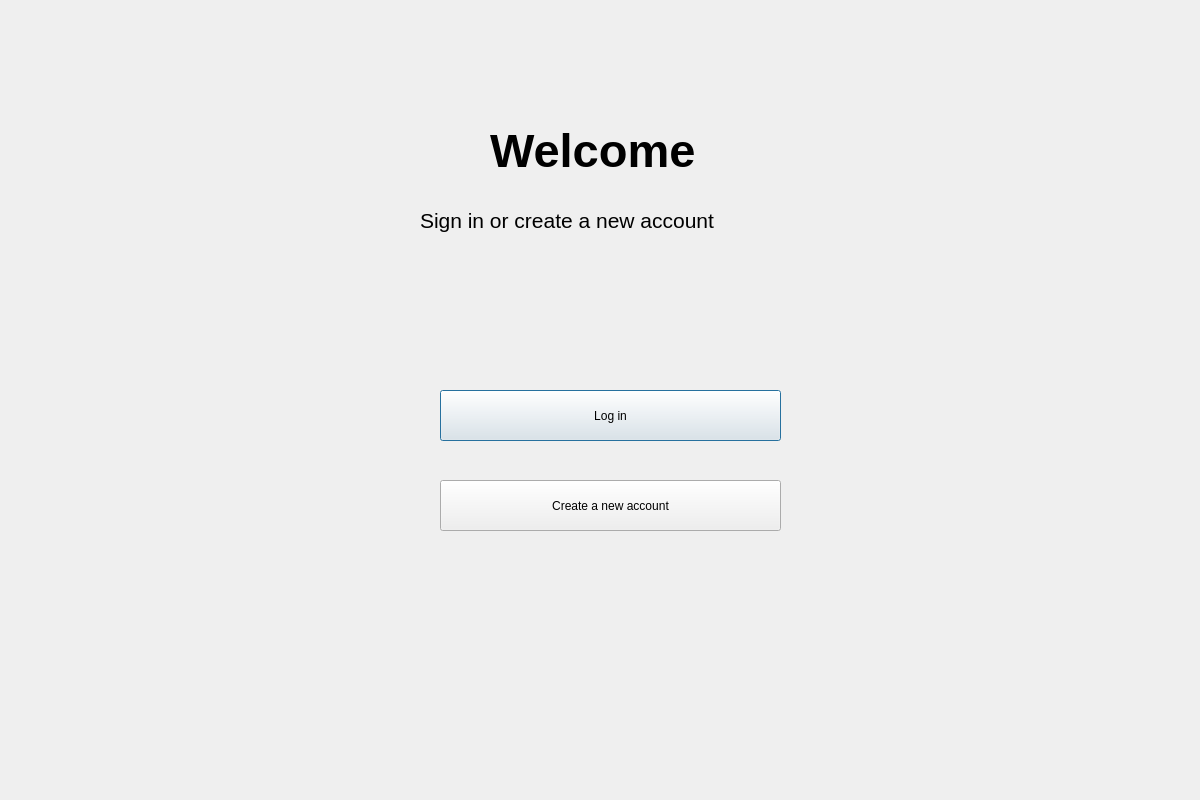
<?xml version="1.0" encoding="UTF-8"?>
<ui version="4.0">
 <class>Dialog</class>
 <widget class="QDialog" name="Dialog">
  <property name="geometry">
   <rect>
    <x>0</x>
    <y>0</y>
    <width>1200</width>
    <height>800</height>
   </rect>
  </property>
  <property name="windowTitle">
   <string>Dialog</string>
  </property>
  <widget class="QWidget" name="bgwidget" native="true">
   <property name="geometry">
    <rect>
     <x>0</x>
     <y>0</y>
     <width>1201</width>
     <height>801</height>
    </rect>
   </property>
   <property name="styleSheet">
    <string notr="true"/>
   </property>
   <widget class="QLabel" name="label">
    <property name="geometry">
     <rect>
      <x>490</x>
      <y>120</y>
      <width>251</width>
      <height>61</height>
     </rect>
    </property>
    <property name="styleSheet">
     <string notr="true">font: bold 35pt ; qproperty-alignment: AlignCenter;</string>
    </property>
    <property name="text">
     <string>Welcome</string>
    </property>
   </widget>
   <widget class="QLabel" name="label_2">
    <property name="geometry">
     <rect>
      <x>420</x>
      <y>200</y>
      <width>391</width>
      <height>41</height>
     </rect>
    </property>
    <property name="styleSheet">
     <string notr="true">font: 16pt ;  qproperty-alignment: AlignCenter;</string>
    </property>
    <property name="text">
     <string>Sign in or create a new account</string>
    </property>
   </widget>
   <widget class="QPushButton" name="login">
    <property name="geometry">
     <rect>
      <x>440</x>
      <y>390</y>
      <width>341</width>
      <height>51</height>
     </rect>
    </property>
    <property name="styleSheet">
     <string notr="true"/>
    </property>
    <property name="text">
     <string>Log in</string>
    </property>
   </widget>
   <widget class="QPushButton" name="create">
    <property name="geometry">
     <rect>
      <x>440</x>
      <y>480</y>
      <width>341</width>
      <height>51</height>
     </rect>
    </property>
    <property name="styleSheet">
     <string notr="true"/>
    </property>
    <property name="text">
     <string>Create a new account</string>
    </property>
   </widget>
  </widget>
 </widget>
 <resources/>
 <connections/>
</ui>
